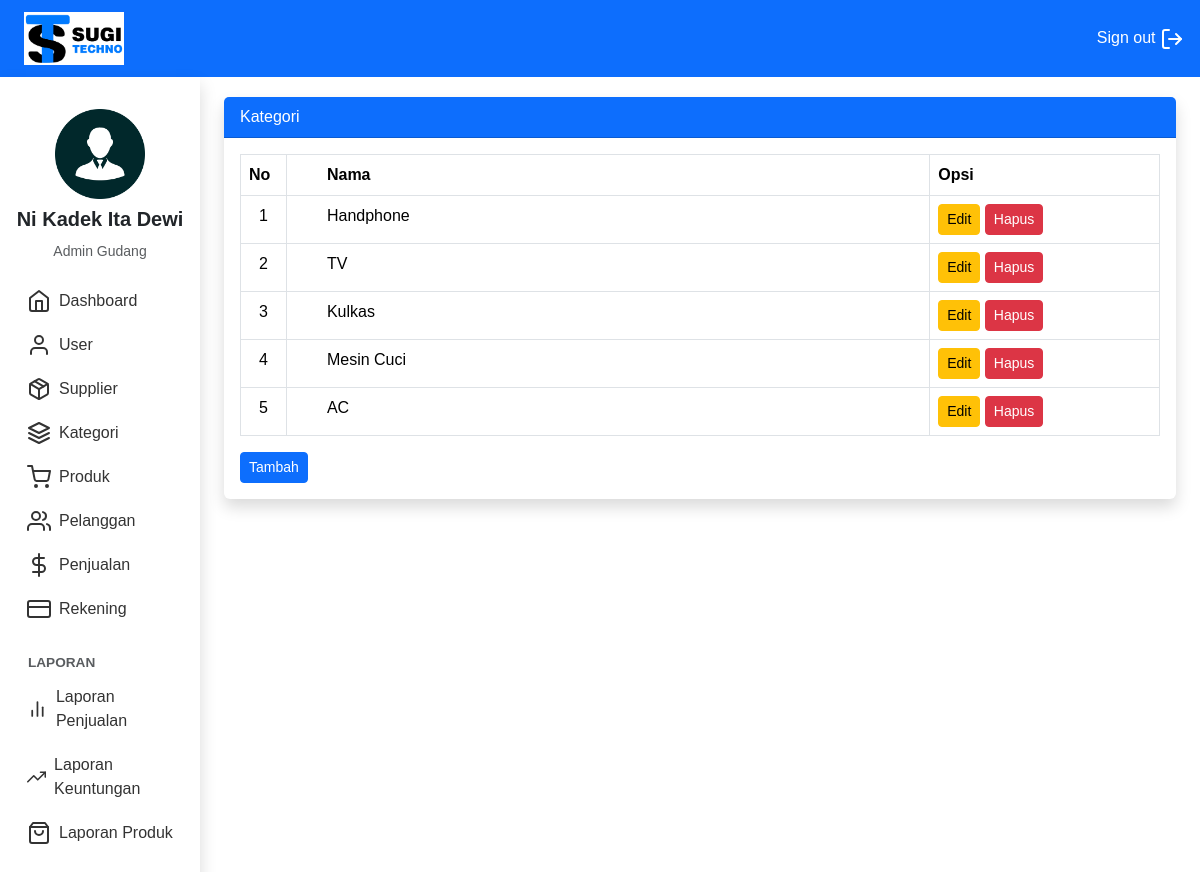
Screenshot of /Gudang/index.php?page=kategori (signed in) with the database file from the repository.
### tables this page shows
CREATE TABLE `kategori` (
  `id_kategori` int(11) NOT NULL,
  `id_toko` int(11) NOT NULL,
  `nama_kategori` varchar(255) NOT NULL
);

### Gudang/kategori.php (the view)
<?php
$id_toko = $_SESSION['user']['id_toko'];
$kategori = array();
$ambil = $koneksi->query("SELECT * FROM kategori WHERE id_toko='$id_toko' ");
while($tiap = $ambil->fetch_assoc())
{
    $kategori[] = $tiap;
}
?>
<div class="card border-0 shadow">
    <div class="card-header bg-primary text-white">Kategori</div>
    <div class="card-body">
        <table class="table table-bordered" id="tabel">
            <thead>
                <tr>
                    <th style="width: 5%;">No</th>
                    <th style="width: 70%; padding-left:40px;">Nama</th>
                    <th style="width: 25%;">Opsi</th>
                </tr>
            </thead>
            <tbody>
                <?php foreach($kategori as $key => $value): ?>
                <tr>
                    <td class="text-center"><?php echo$key+1 ?></td>
                    <td style="padding-left:40px;"><?php echo$value["nama_kategori"] ?></td>
                    <td>
                        <a class="btn btn-warning btn-sm" href="index.php?page=kategori_edit&id=<?php echo $value["id_kategori"] ?>">Edit</a>
                        <a class="btn btn-danger btn-sm" href="index.php?page=kategori_hapus&id=<?php echo $value["id_kategori"] ?>">Hapus</a>
                    </td>
                </tr>
                <?php endforeach; ?>
            </tbody>
        </table>
        <a class="btn btn-primary btn-sm" href="index.php?page=kategori_tambah">Tambah</a>
    </div>
</div>

### Gudang/index.php (style rules this page uses)
body { font-family: 'Arial', sans-serif; background-color: #f8f9fa; }

### rows the page displays
kategori: nama_kategori "Handphone"
kategori: nama_kategori "TV"
kategori: nama_kategori "Kulkas"
kategori: nama_kategori "Mesin Cuci"
kategori: nama_kategori "AC"

### other values shown
$_SESSION['user']['nama_user'] "Ni Kadek Ita Dewi"
